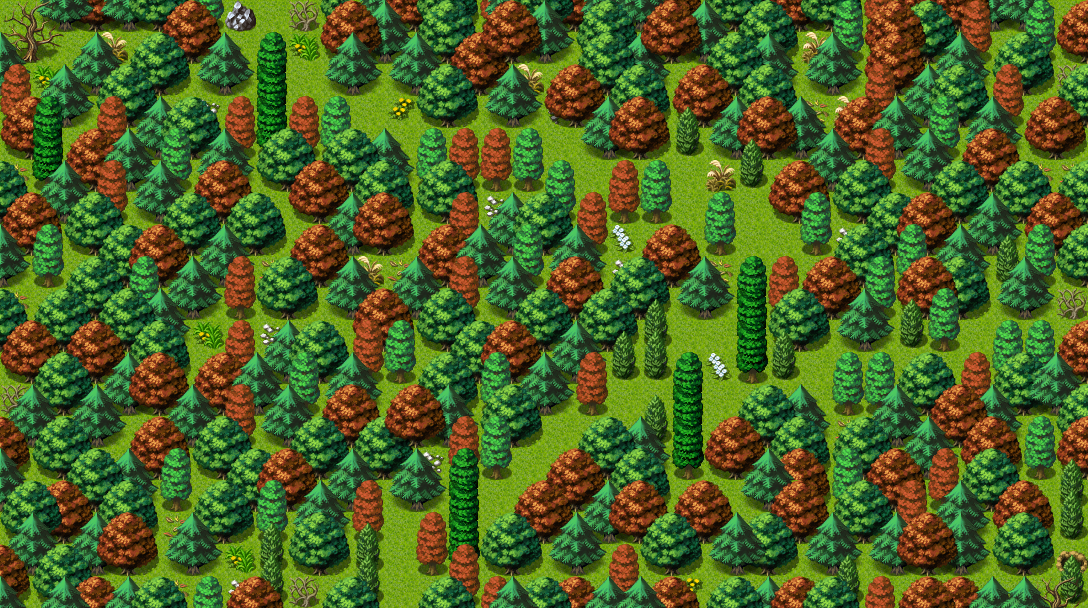

Rendered tile map (Tiled .tmx) drawn with the repository's tilesets; below, a short description and the map source with its tile grids summarised:
An orthogonal 34x19 tile map with 32x32 px tiles, 4 tile layers (Ground, Objects, Above, Top), 2 hidden layers not drawn, 61 tilesets and 11 objects (8x spawn, 3x mapchange).

<map version="1.5" tiledversion="1.7.2" orientation="orthogonal" renderorder="right-down" width="34" height="19" tilewidth="32" tileheight="32" infinite="0" nextlayerid="11" nextobjectid="12">
 <tileset firstgid="1" name="map_bed_1" tilewidth="32" tileheight="32" tilecount="128" columns="16">
  <image source="../drawable/map_bed_1.png" width="512" height="256" />
 </tileset>
 <tileset firstgid="129" name="map_border_1" tilewidth="32" tileheight="32" tilecount="128" columns="16">
  <image source="../drawable/map_border_1.png" width="512" height="256" />
 </tileset>
 <tileset firstgid="257" name="map_bridge_1" tilewidth="32" tileheight="32" tilecount="128" columns="16">
  <image source="../drawable/map_bridge_1.png" width="512" height="256" />
 </tileset>
 <tileset firstgid="385" name="map_bridge_2" tilewidth="32" tileheight="32" tilecount="128" columns="16">
  <image source="../drawable/map_bridge_2.png" width="512" height="256" />
 </tileset>
 <tileset firstgid="513" name="map_broken_1" tilewidth="32" tileheight="32" tilecount="128" columns="16">
  <image source="../drawable/map_broken_1.png" width="512" height="256" />
 </tileset>
 <tileset firstgid="641" name="map_cavewall_1" tilewidth="32" tileheight="32" tilecount="108" columns="18">
  <image source="../drawable/map_cavewall_1.png" width="576" height="192" />
 </tileset>
 <tileset firstgid="749" name="map_cavewall_2" tilewidth="32" tileheight="32" tilecount="108" columns="18">
  <image source="../drawable/map_cavewall_2.png" width="576" height="192" />
 </tileset>
 <tileset firstgid="857" name="map_cavewall_3" tilewidth="32" tileheight="32" tilecount="108" columns="18">
  <image source="../drawable/map_cavewall_3.png" width="576" height="192" />
 </tileset>
 <tileset firstgid="965" name="map_cavewall_4" tilewidth="32" tileheight="32" tilecount="108" columns="18">
  <image source="../drawable/map_cavewall_4.png" width="576" height="192" />
 </tileset>
 <tileset firstgid="1073" name="map_chair_table_1" tilewidth="32" tileheight="32" tilecount="128" columns="16">
  <image source="../drawable/map_chair_table_1.png" width="512" height="256" />
 </tileset>
 <tileset firstgid="1201" name="map_chair_table_2" tilewidth="32" tileheight="32" tilecount="128" columns="16">
  <image source="../drawable/map_chair_table_2.png" width="512" height="256" />
 </tileset>
 <tileset firstgid="1329" name="map_crate_1" tilewidth="32" tileheight="32" tilecount="128" columns="16">
  <image source="../drawable/map_crate_1.png" width="512" height="256" />
 </tileset>
 <tileset firstgid="1457" name="map_cupboard_1" tilewidth="32" tileheight="32" tilecount="128" columns="16">
  <image source="../drawable/map_cupboard_1.png" width="512" height="256" />
 </tileset>
 <tileset firstgid="1585" name="map_curtain_1" tilewidth="32" tileheight="32" tilecount="128" columns="16">
  <image source="../drawable/map_curtain_1.png" width="512" height="256" />
 </tileset>
 <tileset firstgid="1713" name="map_entrance_1" tilewidth="32" tileheight="32" tilecount="128" columns="16">
  <image source="../drawable/map_entrance_1.png" width="512" height="256" />
 </tileset>
 <tileset firstgid="1841" name="map_entrance_2" tilewidth="32" tileheight="32" tilecount="128" columns="16">
  <image source="../drawable/map_entrance_2.png" width="512" height="256" />
 </tileset>
 <tileset firstgid="1969" name="map_fence_1" tilewidth="32" tileheight="32" tilecount="128" columns="16">
  <image source="../drawable/map_fence_1.png" width="512" height="256" />
 </tileset>
 <tileset firstgid="2097" name="map_fence_2" tilewidth="32" tileheight="32" tilecount="128" columns="16">
  <image source="../drawable/map_fence_2.png" width="512" height="256" />
 </tileset>
 <tileset firstgid="2225" name="map_fence_3" tilewidth="32" tileheight="32" tilecount="128" columns="16">
  <image source="../drawable/map_fence_3.png" width="512" height="256" />
 </tileset>
 <tileset firstgid="2353" name="map_fence_4" tilewidth="32" tileheight="32" tilecount="128" columns="16">
  <image source="../drawable/map_fence_4.png" width="512" height="256" />
 </tileset>
 <tileset firstgid="2481" name="map_ground_1" tilewidth="32" tileheight="32" tilecount="128" columns="16">
  <image source="../drawable/map_ground_1.png" width="512" height="256" />
 </tileset>
 <tileset firstgid="2609" name="map_ground_2" tilewidth="32" tileheight="32" tilecount="128" columns="16">
  <image source="../drawable/map_ground_2.png" width="512" height="256" />
 </tileset>
 <tileset firstgid="2737" name="map_ground_3" tilewidth="32" tileheight="32" tilecount="128" columns="16">
  <image source="../drawable/map_ground_3.png" width="512" height="256" />
 </tileset>
 <tileset firstgid="2865" name="map_ground_4" tilewidth="32" tileheight="32" tilecount="128" columns="16">
  <image source="../drawable/map_ground_4.png" width="512" height="256" />
 </tileset>
 <tileset firstgid="2993" name="map_ground_5" tilewidth="32" tileheight="32" tilecount="128" columns="16">
  <image source="../drawable/map_ground_5.png" width="512" height="256" />
 </tileset>
 <tileset firstgid="3121" name="map_ground_6" tilewidth="32" tileheight="32" tilecount="128" columns="16">
  <image source="../drawable/map_ground_6.png" width="512" height="256" />
 </tileset>
 <tileset firstgid="3249" name="map_ground_7" tilewidth="32" tileheight="32" tilecount="128" columns="16">
  <image source="../drawable/map_ground_7.png" width="512" height="256" />
 </tileset>
 <tileset firstgid="3377" name="map_ground_8" tilewidth="32" tileheight="32" tilecount="128" columns="16">
  <image source="../drawable/map_ground_8.png" width="512" height="256" />
 </tileset>
 <tileset firstgid="3505" name="map_house_1" tilewidth="32" tileheight="32" tilecount="128" columns="16">
  <image source="../drawable/map_house_1.png" width="512" height="256" />
 </tileset>
 <tileset firstgid="3633" name="map_house_2" tilewidth="32" tileheight="32" tilecount="128" columns="16">
  <image source="../drawable/map_house_2.png" width="512" height="256" />
 </tileset>
 <tileset firstgid="3761" name="map_indoor_1" tilewidth="32" tileheight="32" tilecount="128" columns="16">
  <image source="../drawable/map_indoor_1.png" width="512" height="256" />
 </tileset>
 <tileset firstgid="3889" name="map_indoor_2" tilewidth="32" tileheight="32" tilecount="128" columns="16">
  <image source="../drawable/map_indoor_2.png" width="512" height="256" />
 </tileset>
 <tileset firstgid="4017" name="map_kitchen_1" tilewidth="32" tileheight="32" tilecount="128" columns="16">
  <image source="../drawable/map_kitchen_1.png" width="512" height="256" />
 </tileset>
 <tileset firstgid="4145" name="map_outdoor_1" tilewidth="32" tileheight="32" tilecount="128" columns="16">
  <image source="../drawable/map_outdoor_1.png" width="512" height="256" />
 </tileset>
 <tileset firstgid="4273" name="map_pillar_1" tilewidth="32" tileheight="32" tilecount="128" columns="16">
  <image source="../drawable/map_pillar_1.png" width="512" height="256" />
 </tileset>
 <tileset firstgid="4401" name="map_pillar_2" tilewidth="32" tileheight="32" tilecount="128" columns="16">
  <image source="../drawable/map_pillar_2.png" width="512" height="256" />
 </tileset>
 <tileset firstgid="4529" name="map_plant_1" tilewidth="32" tileheight="32" tilecount="128" columns="16">
  <image source="../drawable/map_plant_1.png" width="512" height="256" />
 </tileset>
 <tileset firstgid="4657" name="map_plant_2" tilewidth="32" tileheight="32" tilecount="128" columns="16">
  <image source="../drawable/map_plant_2.png" width="512" height="256" />
 </tileset>
 <tileset firstgid="4785" name="map_rock_1" tilewidth="32" tileheight="32" tilecount="128" columns="16">
  <image source="../drawable/map_rock_1.png" width="512" height="256" />
 </tileset>
 <tileset firstgid="4913" name="map_rock_2" tilewidth="32" tileheight="32" tilecount="128" columns="16">
  <image source="../drawable/map_rock_2.png" width="512" height="256" />
 </tileset>
 <tileset firstgid="5041" name="map_roof_1" tilewidth="32" tileheight="32" tilecount="128" columns="16">
  <image source="../drawable/map_roof_1.png" width="512" height="256" />
 </tileset>
 <tileset firstgid="5169" name="map_roof_2" tilewidth="32" tileheight="32" tilecount="128" columns="16">
  <image source="../drawable/map_roof_2.png" width="512" height="256" />
 </tileset>
 <tileset firstgid="5297" name="map_roof_3" tilewidth="32" tileheight="32" tilecount="128" columns="16">
  <image source="../drawable/map_roof_3.png" width="512" height="256" />
 </tileset>
 <tileset firstgid="5425" name="map_shop_1" tilewidth="32" tileheight="32" tilecount="128" columns="16">
  <image source="../drawable/map_shop_1.png" width="512" height="256" />
 </tileset>
 <tileset firstgid="5553" name="map_sign_ladder_1" tilewidth="32" tileheight="32" tilecount="128" columns="16">
  <image source="../drawable/map_sign_ladder_1.png" width="512" height="256" />
 </tileset>
 <tileset firstgid="5681" name="map_table_1" tilewidth="32" tileheight="32" tilecount="128" columns="16">
  <image source="../drawable/map_table_1.png" width="512" height="256" />
 </tileset>
 <tileset firstgid="5809" name="map_trail_1" tilewidth="32" tileheight="32" tilecount="128" columns="16">
  <image source="../drawable/map_trail_1.png" width="512" height="256" />
 </tileset>
 <tileset firstgid="5937" name="map_transition_1" tilewidth="32" tileheight="32" tilecount="128" columns="16">
  <image source="../drawable/map_transition_1.png" width="512" height="256" />
 </tileset>
 <tileset firstgid="6065" name="map_transition_2" tilewidth="32" tileheight="32" tilecount="128" columns="16">
  <image source="../drawable/map_transition_2.png" width="512" height="256" />
 </tileset>
 <tileset firstgid="6193" name="map_transition_3" tilewidth="32" tileheight="32" tilecount="128" columns="16">
  <image source="../drawable/map_transition_3.png" width="512" height="256" />
 </tileset>
 <tileset firstgid="6321" name="map_transition_4" tilewidth="32" tileheight="32" tilecount="128" columns="16">
  <image source="../drawable/map_transition_4.png" width="512" height="256" />
 </tileset>
 <tileset firstgid="6449" name="map_transition_5" tilewidth="32" tileheight="32" tilecount="128" columns="16">
  <image source="../drawable/map_transition_5.png" width="512" height="256" />
 </tileset>
 <tileset firstgid="6577" name="map_tree_1" tilewidth="32" tileheight="32" tilecount="128" columns="16">
  <image source="../drawable/map_tree_1.png" width="512" height="256" />
 </tileset>
 <tileset firstgid="6705" name="map_tree_2" tilewidth="32" tileheight="32" tilecount="128" columns="16">
  <image source="../drawable/map_tree_2.png" width="512" height="256" />
 </tileset>
 <tileset firstgid="6833" name="map_wall_1" tilewidth="32" tileheight="32" tilecount="128" columns="16">
  <image source="../drawable/map_wall_1.png" width="512" height="256" />
 </tileset>
 <tileset firstgid="6961" name="map_wall_2" tilewidth="32" tileheight="32" tilecount="120" columns="15">
  <image source="../drawable/map_wall_2.png" width="480" height="256" />
 </tileset>
 <tileset firstgid="7081" name="map_wall_3" tilewidth="32" tileheight="32" tilecount="120" columns="15">
  <image source="../drawable/map_wall_3.png" width="480" height="256" />
 </tileset>
 <tileset firstgid="7201" name="map_wall_4" tilewidth="32" tileheight="32" tilecount="120" columns="15">
  <image source="../drawable/map_wall_4.png" width="480" height="256" />
 </tileset>
 <tileset firstgid="7321" name="map_window_1" tilewidth="32" tileheight="32" tilecount="128" columns="16">
  <image source="../drawable/map_window_1.png" width="512" height="256" />
 </tileset>
 <tileset firstgid="7449" name="map_window_2" tilewidth="32" tileheight="32" tilecount="128" columns="16">
  <image source="../drawable/map_window_2.png" width="512" height="256" />
 </tileset>
 <tileset firstgid="7577" name="map_tree_1" tilewidth="32" tileheight="32" tilecount="128" columns="16">
  <image source="../drawable/map_tree_1.png" width="512" height="256" />
 </tileset>
 <layer id="1" name="Ground" width="34" height="19">
  <data>[646 cells, 646 non-empty, 1 distinct tile ids]</data>
 </layer>
 <layer id="2" name="Breadcrumb" width="34" height="19" visible="0">
  <data>[646 cells, 61 non-empty, 1 distinct tile ids]</data>
 </layer>
 <layer id="3" name="Objects" width="34" height="19">
  <data>[646 cells, 500 non-empty, 23 distinct tile ids]</data>
 </layer>
 <layer id="4" name="Above" width="34" height="19">
  <data>[646 cells, 477 non-empty, 22 distinct tile ids]</data>
 </layer>
 <layer id="5" name="Top" width="34" height="19">
  <data>[646 cells, 130 non-empty, 14 distinct tile ids]</data>
 </layer>
 <layer id="6" name="Walkable" width="34" height="19" visible="0">
  <data>[646 cells, 499 non-empty, 1 distinct tile ids]</data>
 </layer>
 <objectgroup id="7" name="Mapevents" visible="0">
  <object id="1" name="south" type="mapchange" x="384" y="576" width="32" height="32">
   <properties>
    <property name="map" value="sullengard_woods12" />
    <property name="place" value="north" />
   </properties>
  </object>
  <object id="2" name="north" type="mapchange" x="256" y="0" width="32" height="32">
   <properties>
    <property name="map" value="sullengard_woods14" />
    <property name="place" value="south" />
   </properties>
  </object>
  <object id="3" name="east" type="mapchange" x="1056" y="320" width="32" height="32">
   <properties>
    <property name="map" value="sullengard_woods2" />
    <property name="place" value="west" />
   </properties>
  </object>
 </objectgroup>
 <objectgroup id="8" name="Spawn" visible="0">
  <object id="4" name="huckleber_reaper_spawn1" type="spawn" x="288" y="64" width="32" height="32">
   <properties>
    <property name="spawngroup" value="huckleber_reaper" />
   </properties>
  </object>
  <object id="5" name="sull_forest_tree_fungus_spawn1" type="spawn" x="160" y="96" width="256" height="32">
   <properties>
    <property name="quantity" value="2" />
    <property name="spawngroup" value="sull_forest_tree_fungus" />
   </properties>
  </object>
  <object id="6" name="sull_forest_tree_fungus_spawn2" type="spawn" x="800" y="352" width="192" height="32">
   <properties>
    <property name="quantity" value="2" />
    <property name="spawngroup" value="sull_forest_tree_fungus" />
   </properties>
  </object>
  <object id="7" name="sull_forest_tree_fungus_spawn3" type="spawn" x="608" y="192" width="96" height="64">
   <properties>
    <property name="spawngroup" value="sull_forest_tree_fungus" />
   </properties>
  </object>
  <object id="8" name="sullengard_venom_snake_spawn1" type="spawn" x="448" y="480" width="96" height="32">
   <properties>
    <property name="spawngroup" value="sullengard_venom_snake" />
   </properties>
  </object>
  <object id="9" name="broxwood_spawn1" type="spawn" x="608" y="384" width="224" height="32">
   <properties>
    <property name="quantity" value="2" />
    <property name="spawngroup" value="broxwood" />
   </properties>
  </object>
  <object id="10" name="sull_red_forest_snake_spawn1" type="spawn" x="352" y="128" width="224" height="32">
   <properties>
    <property name="quantity" value="2" />
    <property name="spawngroup" value="sull_red_forest_snake" />
   </properties>
  </object>
  <object id="11" name="sull_red_forest_snake_spawn2" type="spawn" x="704" y="256" width="128" height="32">
   <properties>
    <property name="spawngroup" value="sull_red_forest_snake" />
   </properties>
  </object>
 </objectgroup>
 <objectgroup id="9" name="Keys" visible="0" />
 <objectgroup id="10" name="Replace" visible="0" />
</map>
